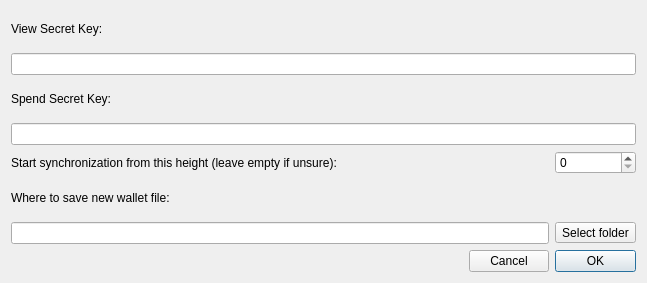
<?xml version="1.0" encoding="UTF-8"?>
<ui version="4.0">
 <class>ImportKeysDialog</class>
 <widget class="QDialog" name="ImportKeysDialog">
  <property name="geometry">
   <rect>
    <x>0</x>
    <y>0</y>
    <width>647</width>
    <height>283</height>
   </rect>
  </property>
  <property name="minimumSize">
   <size>
    <width>0</width>
    <height>130</height>
   </size>
  </property>
  <property name="windowTitle">
   <string>Import private keys</string>
  </property>
  <layout class="QGridLayout" name="gridLayout">
   <item row="1" column="0" colspan="4">
    <widget class="QLineEdit" name="m_viewKeyEdit"/>
   </item>
   <item row="7" column="2" colspan="2">
    <widget class="QToolButton" name="m_selectPathButton">
     <property name="text">
      <string>Select folder</string>
     </property>
    </widget>
   </item>
   <item row="5" column="2" colspan="2">
    <widget class="QSpinBox" name="m_syncHeight">
     <property name="maximum">
      <number>999999999</number>
     </property>
    </widget>
   </item>
   <item row="3" column="0" colspan="4">
    <widget class="QLineEdit" name="m_spendKeyEdit"/>
   </item>
   <item row="6" column="0" colspan="4">
    <widget class="QLabel" name="label_2">
     <property name="text">
      <string>Where to save new wallet file:</string>
     </property>
    </widget>
   </item>
   <item row="7" column="0" colspan="2">
    <widget class="QLineEdit" name="m_pathEdit"/>
   </item>
   <item row="9" column="1">
    <widget class="QPushButton" name="m_cancelButton">
     <property name="text">
      <string>Cancel</string>
     </property>
     <property name="autoDefault">
      <bool>false</bool>
     </property>
    </widget>
   </item>
   <item row="2" column="0" colspan="4">
    <widget class="QLabel" name="label_3">
     <property name="text">
      <string>Spend Secret Key:</string>
     </property>
    </widget>
   </item>
   <item row="9" column="0">
    <spacer name="horizontalSpacer">
     <property name="orientation">
      <enum>Qt::Horizontal</enum>
     </property>
     <property name="sizeHint" stdset="0">
      <size>
       <width>454</width>
       <height>20</height>
      </size>
     </property>
    </spacer>
   </item>
   <item row="0" column="0" colspan="4">
    <widget class="QLabel" name="label">
     <property name="text">
      <string>View Secret Key:</string>
     </property>
    </widget>
   </item>
   <item row="5" column="0">
    <widget class="QLabel" name="label_4">
     <property name="text">
      <string>Start synchronization from this height (leave empty if unsure):</string>
     </property>
    </widget>
   </item>
   <item row="9" column="2" colspan="2">
    <widget class="QPushButton" name="m_okButton">
     <property name="text">
      <string>OK</string>
     </property>
     <property name="autoDefault">
      <bool>false</bool>
     </property>
     <property name="default">
      <bool>true</bool>
     </property>
    </widget>
   </item>
  </layout>
 </widget>
 <resources/>
 <connections>
  <connection>
   <sender>m_selectPathButton</sender>
   <signal>clicked()</signal>
   <receiver>ImportKeysDialog</receiver>
   <slot>selectPathClicked()</slot>
   <hints>
    <hint type="sourcelabel">
     <x>620</x>
     <y>54</y>
    </hint>
    <hint type="destinationlabel">
     <x>323</x>
     <y>65</y>
    </hint>
   </hints>
  </connection>
  <connection>
   <sender>m_okButton</sender>
   <signal>clicked()</signal>
   <receiver>ImportKeysDialog</receiver>
   <slot>accept()</slot>
   <hints>
    <hint type="sourcelabel">
     <x>594</x>
     <y>102</y>
    </hint>
    <hint type="destinationlabel">
     <x>323</x>
     <y>65</y>
    </hint>
   </hints>
  </connection>
  <connection>
   <sender>m_cancelButton</sender>
   <signal>clicked()</signal>
   <receiver>ImportKeysDialog</receiver>
   <slot>reject()</slot>
   <hints>
    <hint type="sourcelabel">
     <x>511</x>
     <y>102</y>
    </hint>
    <hint type="destinationlabel">
     <x>323</x>
     <y>65</y>
    </hint>
   </hints>
  </connection>
 </connections>
 <slots>
  <slot>selectPathClicked()</slot>
 </slots>
</ui>
